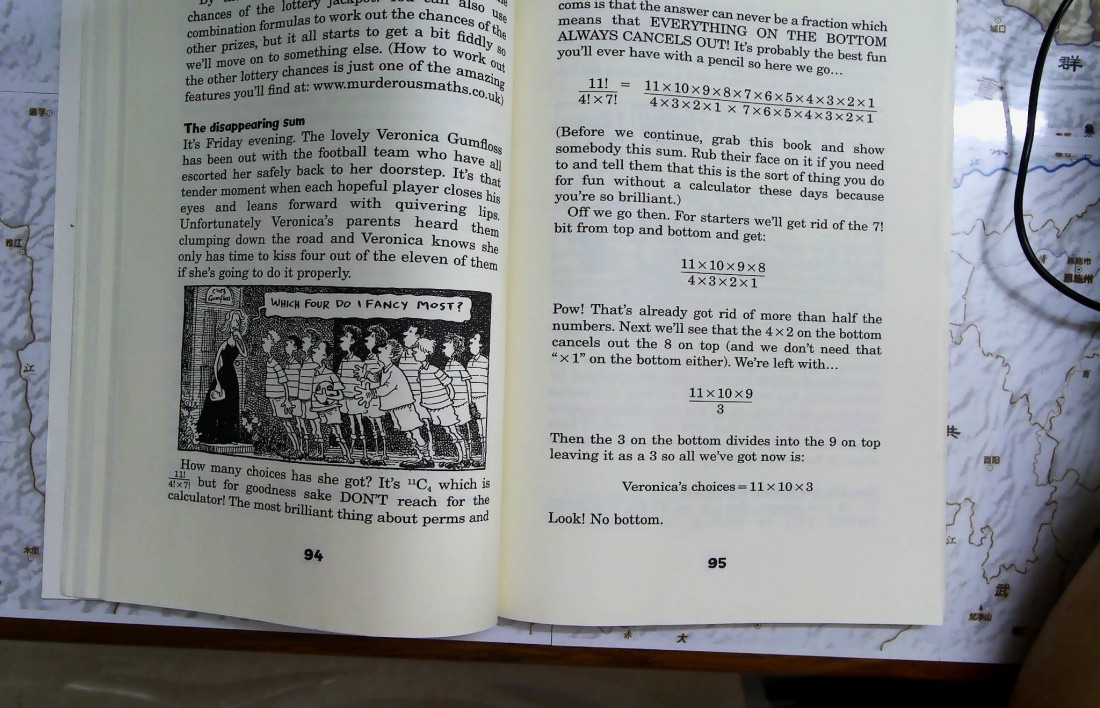
#> input picture tests/test_files/book.jpg, 1100 x 708 px; its folder holds only this picture in this run
$ python -i utility.py   (imports and definitions only)
#> lines starting #> are read from the running program, lines starting #| are printed output that depends on the picture; after the words box and inside, x2 and y2 are one past the last pixel; in counts of white or black regions, pixels touching at a corner belong together
#> further down, picture is the input picture: shape (708, 1100, 3); mean B, G, R 142.7, 141.2, 138.9
# Copyright (c) 2020 PaddlePaddle Authors. All Rights Reserved.
#
# Licensed under the Apache License, Version 2.0 (the "License");
# you may not use this file except in compliance with the License.
# You may obtain a copy of the License at
#
#     http://www.apache.org/licenses/LICENSE-2.0
#
# Unless required by applicable law or agreed to in writing, software
# distributed under the License is distributed on an "AS IS" BASIS,
# WITHOUT WARRANTIES OR CONDITIONS OF ANY KIND, either express or implied.
# See the License for the specific language governing permissions and
# limitations under the License.

import logging
import os
import cv2
import random
import numpy as np
import paddle
import importlib.util
import sys
import subprocess


# [34 lines left out: functions print_dict, get_check_global_params, not called in this run]


def _check_image_file(path):
    img_end = {"jpg", "bmp", "png", "jpeg", "rgb", "tif", "tiff", "gif", "pdf"}
    return any([path.lower().endswith(e) for e in img_end])


# [28 lines left out: function get_image_file_list, not called in this run]


def binarize_img(img):
    if len(img.shape) == 3 and img.shape[2] == 3:
        gray = cv2.cvtColor(img, cv2.COLOR_BGR2GRAY)  # conversion to grayscale image
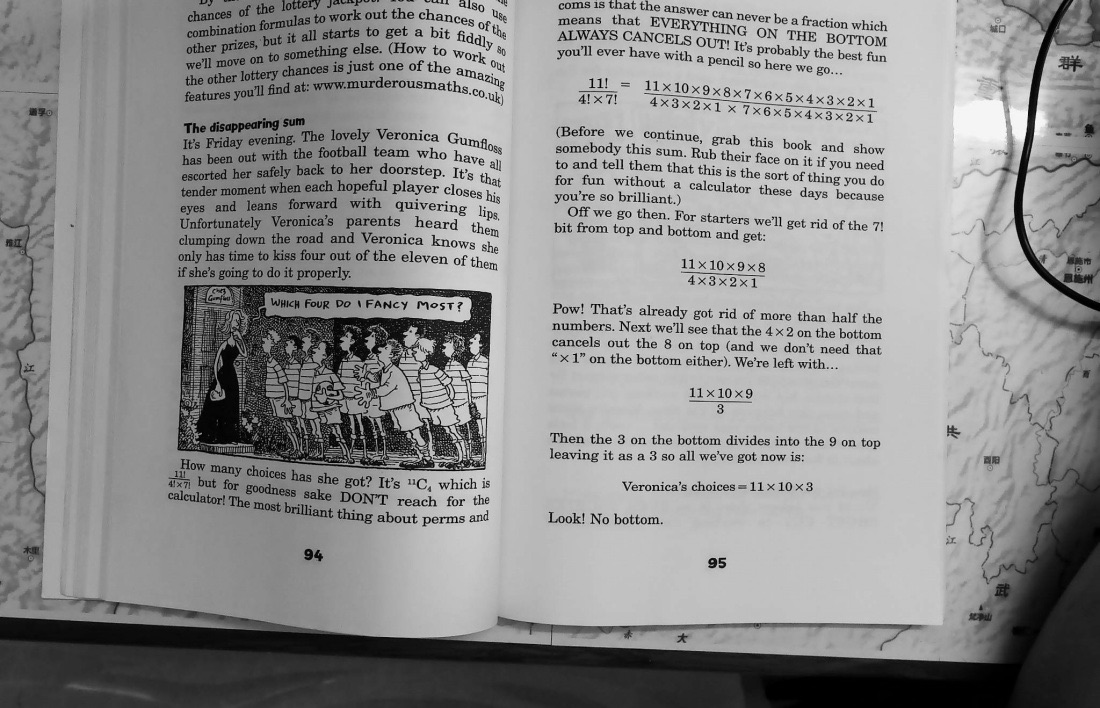
#> gray: shape (708, 1100); min 0, max 252, mean 140.7
        # use cv2 threshold binarization
        _, gray = cv2.threshold(gray, 0, 255, cv2.THRESH_BINARY + cv2.THRESH_OTSU)
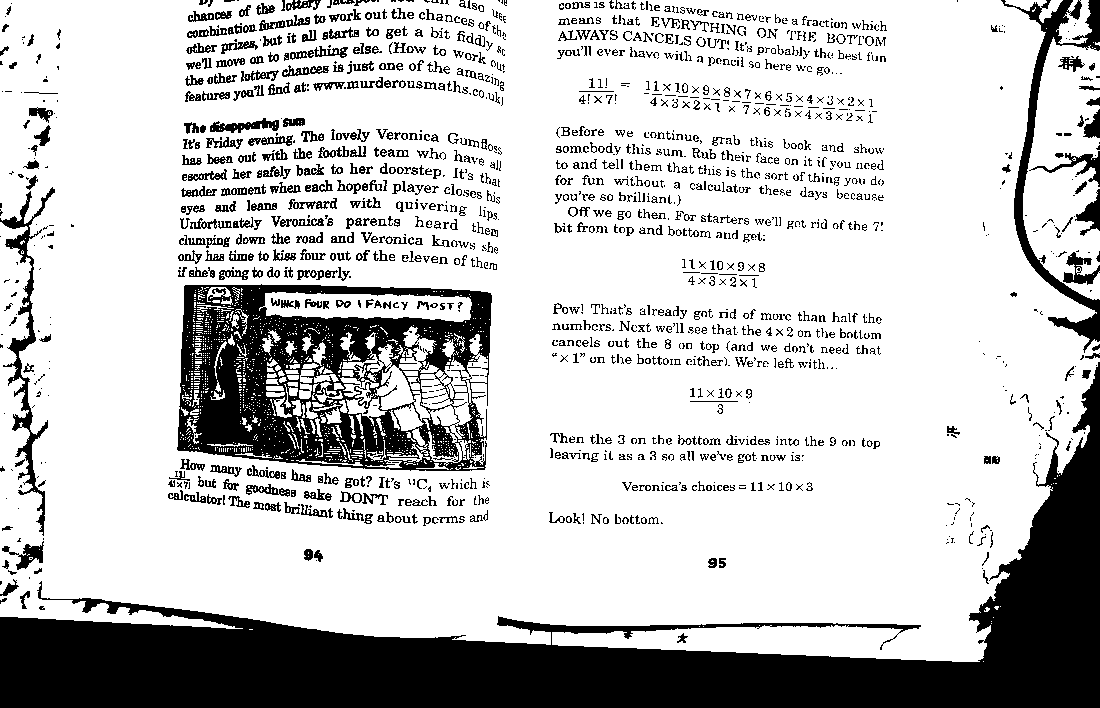
#> gray: shape (708, 1100); 76.8% white; 1673 black regions (845 under 20 px), largest, box (x1, y1, x2, y2) and area: (0, 362, 1100, 708) 94421, (177, 284, 492, 471) 32899, (1001, 0, 1100, 353) 5105
        img = cv2.cvtColor(gray, cv2.COLOR_GRAY2BGR)
    return img


# [143 lines left out: functions alpha_to_color, check_and_read, load_vqa_bio_label_maps, set_seed, check_install, convert_types and 1 more, not called in this run]


class AverageMeter:
    def __init__(self):
        self.reset()

    # [13 lines left out: functions reset, update, not called in this run]

>>> import cv2
>>> picture = cv2.imread('../../tests/test_files/book.jpg')
>>> result = binarize_img(picture)
